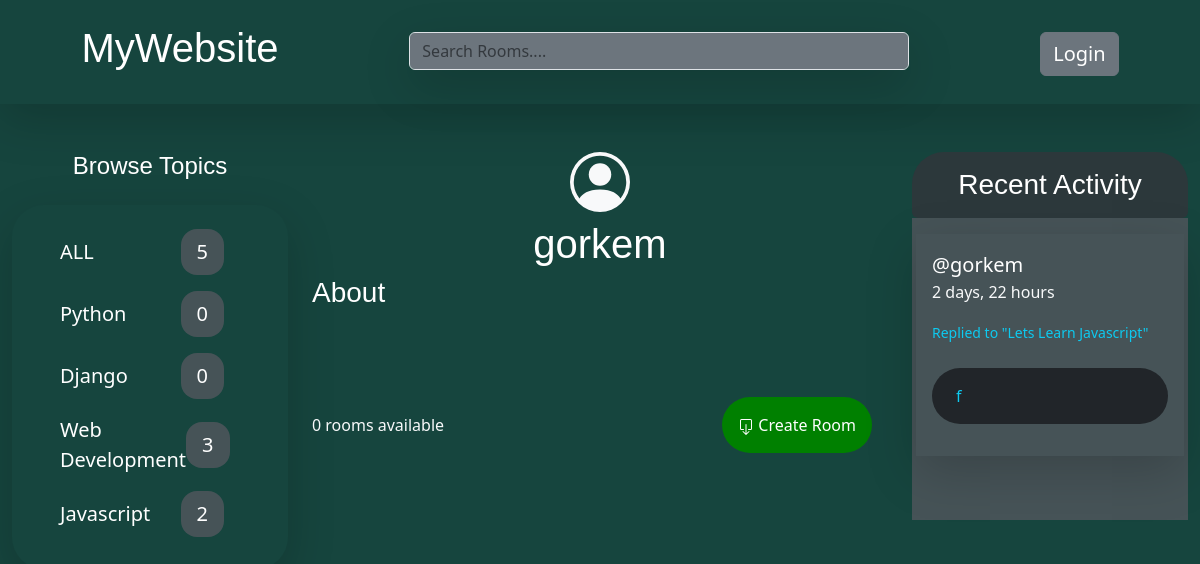
Before: /profile/4/ with the older database file.
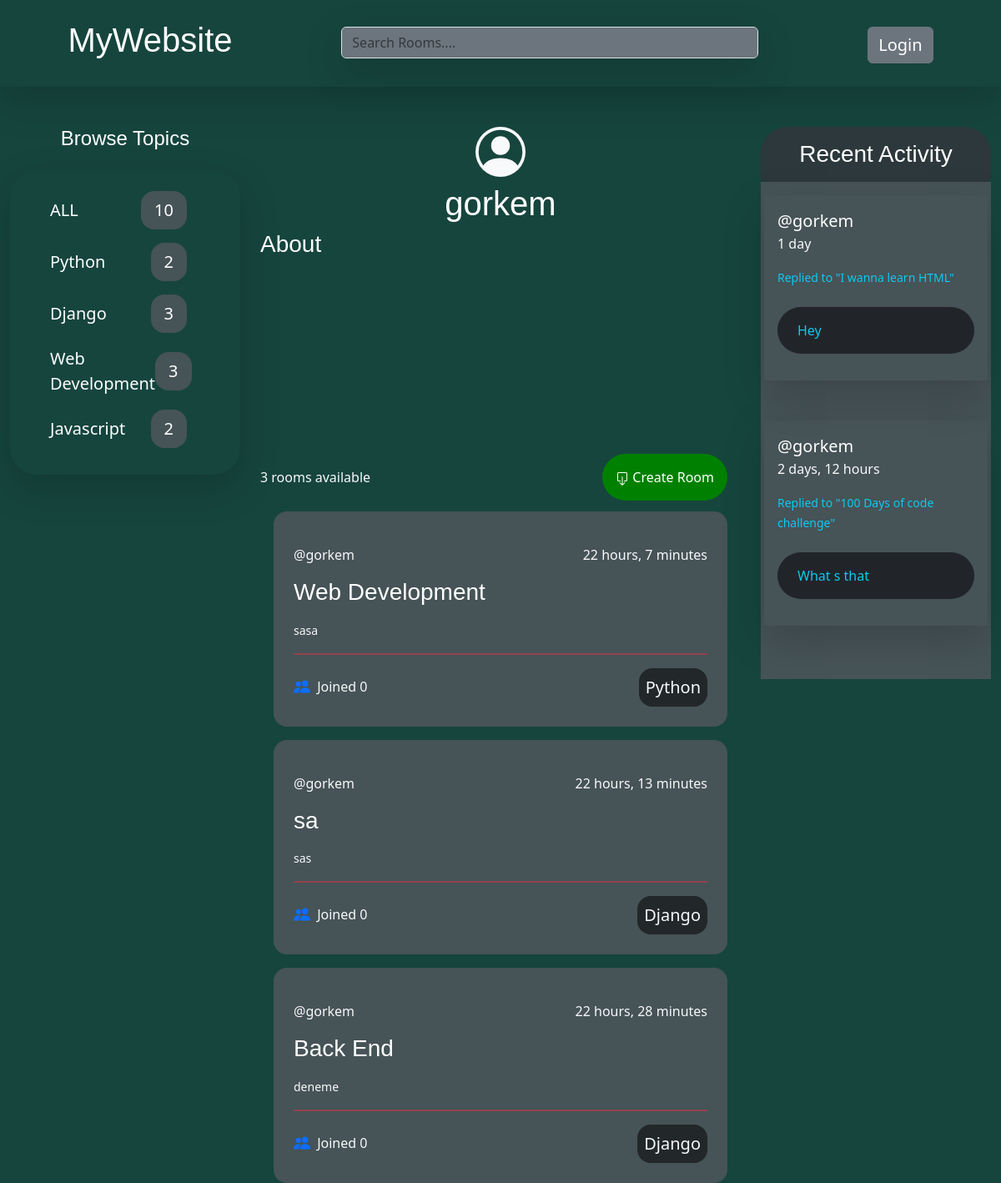
After: the same page with the newer database file.
### base/models.py (models this page shows, shortened)
class Topic(models.Model):
    name = models.CharField(max_length=200)

class Message(models.Model):
    user = models.ForeignKey(User, on_delete=models.CASCADE)
    room = models.ForeignKey(Room, on_delete=models.CASCADE)
    body = models.TextField()
    updated = models.DateTimeField(auto_now=True)
    created = models.DateTimeField(auto_now_add=True)
    class Meta:
        ordering = ['-updated','-created']

class Room(models.Model):
    host = models.ForeignKey(User, on_delete=models.SET_NULL, null=True)
    topic = models.ForeignKey(Topic, on_delete=models.SET_NULL, null=True)
    name = models.CharField(max_length=200)
    description = models.TextField(null=True, blank=True)
    participants = models.ManyToManyField(User, related_name='participants',blank=True)
    updated = models.DateTimeField(auto_now=True)
    created = models.DateTimeField(auto_now_add=True)
    class Meta:
        ordering = ['-updated','-created']
    def __str__(self):
        return self.name

### base/views.py (the view)
# urls.py: path('profile/<str:pk>/',views.userProfile,name="user-profile"),
def userProfile(request,pk):
    user = User.objects.get(id=pk)
    all_rooms = Room.objects.all().count()
    rooms = user.room_set.all()
    topics = Topic.objects.all()
    room_messages = user.message_set.all()
    context = {
        'user':user,
        'rooms':rooms,
        'room_messages':room_messages,
        'topics':topics,
        'all_rooms':all_rooms
        }
    return render(request,'profile.html',context)

### templates/profile.html (shortened to what this page needs)
{% extends 'main.html' %}
    {% block content %}
    <div class="container-fluid">
        <div class="row">
            <div class="col-3">
                {% include 'topics_component.html' %}
            </div>
            <div class="col-6">
                <div class="text-light text-center">
                    <h1 class="text-center mt-2">{{user.username}}</h1>
                </div>
                <div class="h-25 ">
                    <h3>About</h3>
                </div>
                {% include 'feed_component.html' %}
            </div>
            <div class="col-3">
                {% include 'activity_component.html' %}
            </div>
        </div>
    </div>
    {% endblock  %}

### templates/main.html (shortened to what this page needs)
{% load static %}
<!DOCTYPE html>
<html lang="en">
<head>
    <link href="https://cdn.jsdelivr.net/npm/bootstrap@5.3.1/dist/css/bootstrap.min.css" rel="stylesheet">
    <link rel="stylesheet" href="{% static 'css/main.css' %}">
</head>
<body style="background-color:#16453e;">
    {% include 'navbar.html' %}
    {% block content %}
    {% endblock %}
</body>
</html>

### templates/navbar.html (shortened to what this page needs)
    <div class="d-flex justify-content-around shadow-lg p-3 mb-5 w-100 mb-3 py-4">
        <div>
            <a href="{% url 'home' %}">
                <h1>MyWebsite</h1>
            </a>
        </div>
        <div class="mt-2">
            <form method="GET" action="{% url 'home' %}" class="search" >
                <input class="form-control bg-secondary text-light shadow-lg " type="text" name="q" placeholder="Search Rooms...." style="width: 500px;">
            </form>
        </div>
        <div class="mt-2">
            {% if request.user.is_authenticated %}
            <div class="dropdown">
                <button class="btn btn-secondary dropdown-toggle text-info" type="button" data-bs-toggle="dropdown" aria-expanded="false">
                    @{{request.user}}
                </button>
                <ul class="dropdown-menu">
                  <li><a class="dropdown-item" href="{% url 'logout' %}">Logout</a></li>
                  <li><a class="dropdown-item" href="#">Profile</a></li>
                </ul>
            </div>
            {% else %}
            <div class="fs-5 btn  btn-secondary">
                <a href="{% url 'login' %}" >Login</a>
            </div>
            {% endif %}
        </div>
    </div>

### templates/topics_component.html (shortened to what this page needs)
<!DOCTYPE html>
<html lang="en">
<head>
</head>
<body>
    <h4 class="text-center mb-4 ">Browse Topics</h4>
    <div class="shadow-lg p-3 mb-5  rounded pt-4 rounded-5 ">
        <ul class="">
            <li class="" style=" list-style-type:none;">
                <a href="{% url 'home' %}" class="d-flex justify-content-between align-items-center fs-5">ALL <span id="span_count" class="text-center me-5 px-3 py-2 rounded-4">{{all_rooms}}</span></a>
            </li>
        </ul>
        {% for topic in topics %}
        <ul>
            <li  style=" list-style-type:none;">
                <a href="{% url 'home' %}?q={{topic.name}}" class="d-flex justify-content-between align-items-center fs-5 mt-3">{{topic.name}} <span id="span_count"  class="text-center me-5 px-3 py-2 rounded-4">{{topic.room_set.all.count}}</span></a>
            </li>
        </ul>
        {% endfor %}
    </div>
</body>
</html>

### templates/feed_component.html (shortened to what this page needs)
        <div class="w-100 d-flex justify-content-between mb-3 align-items-center " style="height: 50px;">
            <p class="text-light text-center mt-3">{{rooms.all.count}} rooms available</p>
            <a href="{% url 'create-room'%}" style="background-color: green;" class="p-3  rounded-5 me-3">
                 Create Room
            </a>
        </div>
        {% for room in rooms %}
            <div id="rooms" class="p-4 m-3 rounded-4">
                <div class="d-flex justify-content-between align-items-center">
                    <a href="{% url 'user-profile' room.host.id %}" class="fs-6  text-center text-light">@{{room.host.username}}</a>
                    <span class="text-center text-light fs-6">{{room.created|timesince}}</span>
                </div>
                <div class="my-3">
                    <h3><a href="{% url 'room' room.id %}">{{room.name}}</a></h3>
                </div>
                <div>
                    <small class="text-light ">{{room.description}}</small><br>
                </div>
                <hr class="border border-danger border-1 opacity-50">
                <div class="d-flex justify-content-between align-items-center">
                    <span class="text-light">
                        Joined
                      {{room.participants.count}}
                    </span>
                    <span class="fs-5 text-light  p-2 rounded-4" style="background-color: #222729;">{{room.topic.name}}</span>
                </div>
            </div>
        {% endfor %}

### templates/activity_component.html (shortened to what this page needs)
<!DOCTYPE html>
<html lang="en">
<head>
</head>
<body>
        <div style="background-color: #2c383b;" class="p-2 rounded-bottom rounded-5 ">
            <h3 class="text-center mt-2">Recent Activity</h3>
        </div>
        <div style="background-color:#465357;" class=" py-3 ">
                {% for message in room_messages %}
                    <div class="shadow-lg p-3 mb-5 mx-1 mb-3 ">
                        <div>
                            <small class=""><a href="{% url 'user-profile' message.user.id %}" class="fs-5 me-5 mb-3">@{{message.user}}</a><br><p class="text-light fs-6">{{message.created|timesince}}</p></small>
                        </div>
                        <div>
                            <small class="text-info">Replied to "{{message.room}}"</small>
                        </div>
                        <div >
                            <p class="text-info bg-dark p-3 ps-4 mt-4 rounded-5">{{message.body}}</p>
                        </div>
                    </div>
                {% endfor %}
        </div>
</body>
</html>

### static/css/main.css (style rules this page uses)
body { background-color: #222729; }
a { text-decoration: none; color: white; }
h1,h2,h3,h4,h5 { font-family: 'REM', sans-serif; color: white; }
#span_count { background-color: #465357; }
#rooms { background-color:#465357; }

Changed rows visible on the page:
removed Message: user "gorkem", created "2 days, 22 hours", room "Lets Learn Javascript", body "f"
computed for Topic "Python": room_set.all.count "0" → "2"
computed for Topic "Django": room_set.all.count "0" → "3"
added Room: host.username "gorkem", created "22 hours, 7 minutes", name "Web Development", description "sasa", participants.count "0", topic.name "Python"
added Room: host.username "gorkem", created "22 hours, 13 minutes", name "sa", description "sas", participants.count "0", topic.name "Django"
added Room: host.username "gorkem", created "22 hours, 28 minutes", name "Back End", description "deneme", participants.count "0", topic.name "Django"
added Message: user "gorkem", created "1 day", room "I wanna learn HTML", body "Hey"
added Message: user "gorkem", created "2 days, 12 hours", room "100 Days of code challenge", body "What s that"
Other visible differences:
{{ all_rooms }}: "5" → "10"
{{ rooms.all.count }}: "0" → "3"
